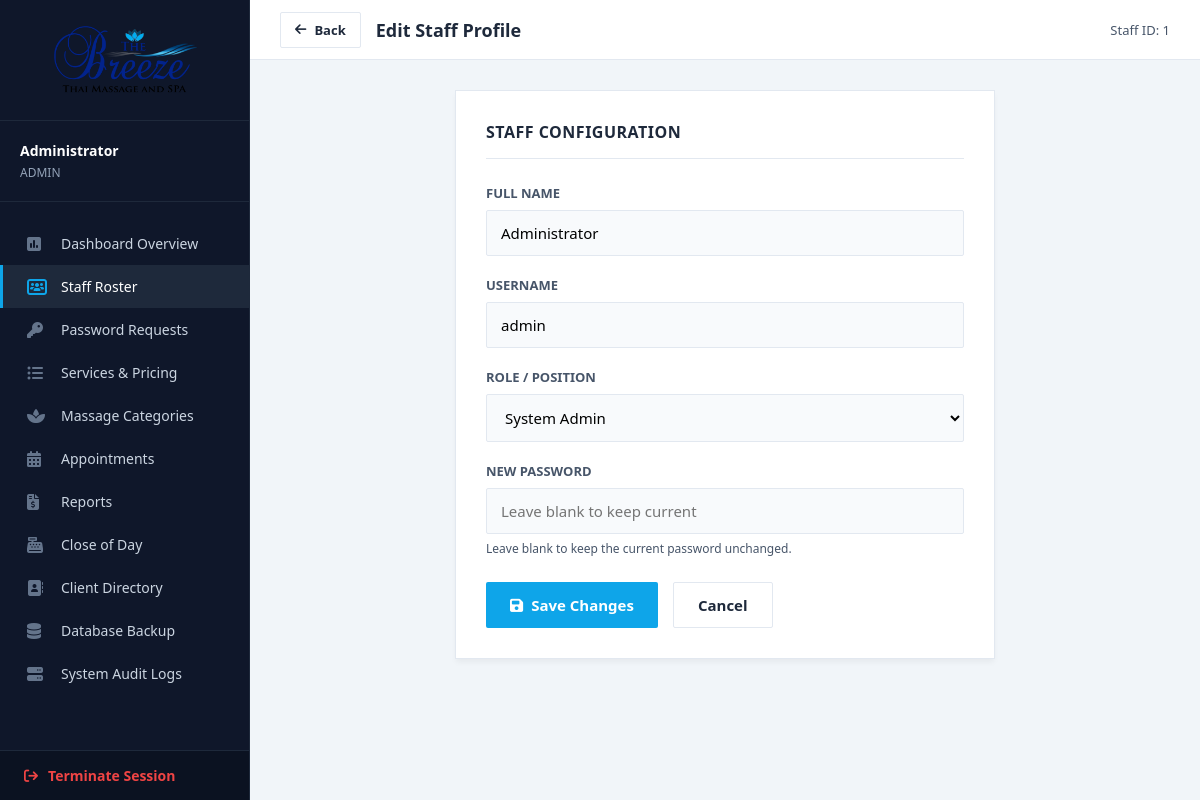
The app's page /admin/edit_staff.php?id=1 (signed in) with its own data.
### tables this page shows
CREATE TABLE IF NOT EXISTS `staff` (
  `id` int(11) NOT NULL AUTO_INCREMENT,
  `name` varchar(100) DEFAULT NULL,
  `username` varchar(50) DEFAULT NULL,
  `password` varchar(255) DEFAULT NULL,
  `role` varchar(20) DEFAULT NULL,
  PRIMARY KEY (`id`),
  UNIQUE KEY `username` (`username`)
);

### admin/edit_staff.php (the view, shortened to what this page needs)
<?php
include '../db.php';
$user_role = $_SESSION['user']['role'];
$floor_roles = ['reception', 'massage', 'barbering', 'facials', 'nails', 'salon'];
$management_roles = ['admin', 'supervisor'];
$staff_id = (int)$_GET['id'];
$stmt = $conn->prepare("SELECT * FROM staff WHERE id = ?");
$stmt->bind_param("i", $staff_id);
$stmt->execute();
$result = $stmt->get_result();
$staff = $result->fetch_assoc();
$is_self = $staff_id === (int)($_SESSION['user']['id'] ?? 0);
$assignable_roles = $user_role === 'admin'
    ? array_merge($floor_roles, $management_roles)
    : ($is_self ? [$staff['role']] : $floor_roles);
$role_options = [
    'admin' => 'System Admin',
    'supervisor' => 'Supervisor',
    'reception' => 'Frontdesk Officer',
    'massage' => 'Massage Therapist',
    'barbering' => 'Barbering Staff',
    'facials' => 'Facial Staff',
    'nails' => 'Nails Tech',
    'salon' => 'Salon Staff',
];
?>
<!DOCTYPE html>
<html lang="en">
<head>
  <link rel="stylesheet" href="https://cdnjs.cloudflare.com/ajax/libs/font-awesome/6.4.0/css/all.min.css"/>
</head>
<body>
  <aside class="sidebar" id="sidebar">
        <div class="sidebar-header">
            <img src="../assets/images/The-Breeze-1.png" alt="The Breeze Spa Logo" class="sidebar-logo">
        </div>
        <div class="user-profile">
            <h4><?= htmlspecialchars($_SESSION['user']['name']) ?></h4>
            <p><?= htmlspecialchars($user_role) ?></p>
        </div>
        <nav class="sidebar-menu">
            <a href="dashboard.php" class="menu-item"><i class="fas fa-square-poll-vertical"></i> Dashboard Overview</a>
            <a href="staff_management.php" class="menu-item active"><i class="fas fa-users-rectangle"></i> Staff Roster</a>
            <a href="password_requests.php" class="menu-item"><i class="fas fa-key"></i> Password Requests</a>
            <a href="services_management.php" class="menu-item"><i class="fas fa-list-ul"></i> Services & Pricing</a>
            <?php if ($user_role === 'admin' || $user_role === 'supervisor'): ?>
            <a href="massage_management.php" class="menu-item"><i class="fas fa-spa"></i> Massage Categories</a>
            <?php endif; ?>
            <a href="appointments.php" class="menu-item"><i class="fas fa-calendar-days"></i> Appointments</a>
            <a href="reports.php" class="menu-item"><i class="fas fa-file-invoice-dollar"></i> Reports</a>
            <a href="till.php" class="menu-item"><i class="fas fa-cash-register"></i> Close of Day</a>
            <a href="clients.php" class="menu-item"><i class="fas fa-address-book"></i> Client Directory</a>
            <?php if ($user_role === 'admin'): ?>
            <a href="backup.php" class="menu-item"><i class="fas fa-database"></i> Database Backup</a>
            <a href="audit_logs.php" class="menu-item"><i class="fas fa-server"></i> System Audit Logs</a>
            <?php endif; ?>
        </nav>
        <a href="../logout.php" class="logout-btn"><i class="fas fa-arrow-right-from-bracket"></i> Terminate Session</a>
    </aside>
  <main class="main-content">
    <header class="topbar">
        <h2>
            <a href="staff_management.php" class="btn btn-outline btn-sm"><i class="fas fa-arrow-left"></i> Back</a>
            Edit Staff Profile
        </h2>
        <div class="meta">Staff ID: <?= htmlspecialchars($staff['id']) ?></div>
    </header>
    <div class="content-wrapper">
      <div class="flat-card">
        <div class="flat-card-header"><h3>Staff Configuration</h3></div>
        <form method="post">
            <div class="form-group">
                <label>Full Name</label>
                <input type="text" name="name" id="name" class="form-control" value="<?= htmlspecialchars($staff['name']) ?>" required>
            </div>
            <div class="form-group">
                <label>Username</label>
                <input type="text" name="username" id="username" class="form-control" value="<?= htmlspecialchars($staff['username']) ?>" required>
            </div>
            <div class="form-group">
                <label>Role / Position</label>
                <select name="role" id="role" class="form-control" required>
                    <?php foreach ($role_options as $value => $label): ?>
                        <?php if (in_array($value, $assignable_roles, true)): ?>
                        <option value="<?= htmlspecialchars($value) ?>" <?= $staff['role'] === $value ? 'selected' : '' ?>><?= htmlspecialchars($label) ?></option>
                        <?php endif; ?>
                    <?php endforeach; ?>
                </select>
            </div>
            <div class="form-group">
                <label>New Password</label>
                <input type="password" name="password" id="password" class="form-control" placeholder="Leave blank to keep current">
                <span class="form-hint">Leave blank to keep the current password unchanged.</span>
            </div>
            <div class="action-group">
                <button type="submit" class="btn btn-primary"><i class="fas fa-save"></i> Save Changes</button>
                <a href="staff_management.php" class="btn btn-outline">Cancel</a>
            </div>
        </form>
      </div>
    </div>
  </main>
</body>
</html>

### admin/edit_staff.php (style rules this page uses)
:root { --brand-blue: #0ea5e9; --brand-dark: #0f172a; --bg-body: #f1f5f9; --bg-card: #ffffff; --text-main: #1e293b; --text-muted: #475569; --border-color: #e2e8f0; --sidebar-width: 250px; --topbar-height: 60px; --danger-color: #dc2626; --success-color: #10b981; }
* { margin: 0; padding: 0; box-sizing: border-box; font-family: 'Segoe UI', Tahoma, Geneva, Verdana, sans-serif; }
body { background-color: var(--bg-body); color: var(--text-main); display: flex; min-height: 100vh; overflow-x: hidden; }
.sidebar { width: var(--sidebar-width); background-color: var(--brand-dark); color: #ffffff; position: fixed; height: 100vh; left: 0; top: 0; display: flex; flex-direction: column; z-index: 100; border-right: 1px solid #1e293b; }
.sidebar-header { padding: 20px; border-bottom: 1px solid #1e293b; display: flex; align-items: center; justify-content: center; }
.sidebar-logo { width: 90%; max-height: 80px; object-fit: contain; }
.user-profile { padding: 20px; border-bottom: 1px solid #1e293b; font-size: 14px; }
.user-profile h4 { color: #ffffff; font-weight: 600; margin-bottom: 4px; }
.user-profile p { color: #94a3b8; font-size: 12px; text-transform: uppercase; }
.sidebar-menu { padding: 20px 0; flex: 1; }
.menu-item { display: flex; align-items: center; padding: 12px 24px; color: #cbd5e1; text-decoration: none; font-size: 14px; font-weight: 500; border-left: 3px solid transparent; transition: all 0.2s; }
.menu-item i { width: 24px; font-size: 16px; margin-right: 10px; color: #64748b; }
.menu-item:hover, .menu-item.active { background-color: #1e293b; color: #ffffff; border-left-color: var(--brand-blue); }
.menu-item:hover i, .menu-item.active i { color: var(--brand-blue); }
.logout-btn { display: flex; align-items: center; padding: 15px 24px; color: #ef4444; text-decoration: none; font-size: 14px; font-weight: 600; border-top: 1px solid #1e293b; background-color: #0b1221; }
.logout-btn i { margin-right: 10px; }
.main-content { flex: 1; margin-left: var(--sidebar-width); display: flex; flex-direction: column; min-height: 100vh; }
.topbar { height: var(--topbar-height); background-color: var(--bg-card); border-bottom: 1px solid var(--border-color); display: flex; align-items: center; justify-content: space-between; padding: 0 30px; position: sticky; top: 0; z-index: 90; }
.topbar h2 { font-size: 18px; font-weight: 600; color: var(--text-main); display: flex; align-items: center; gap: 15px; }
.topbar .meta { font-size: 13px; color: var(--text-muted); font-weight: 500; }
.content-wrapper { padding: 30px; flex: 1; max-width: 600px; margin: 0 auto; width: 100%; }
.flat-card { background: var(--bg-card); border: 1px solid var(--border-color); padding: 30px; margin-bottom: 30px; border-radius: 0; box-shadow: 0 4px 6px -1px rgba(0, 0, 0, 0.05); }
.flat-card-header { border-bottom: 1px solid var(--border-color); padding-bottom: 15px; margin-bottom: 25px; }
.flat-card-header h3 { font-size: 16px; font-weight: 600; color: var(--text-main); text-transform: uppercase; letter-spacing: 0.5px; }
.form-group { display: flex; flex-direction: column; margin-bottom: 20px; }
.form-group label { font-size: 13px; font-weight: 600; color: var(--text-muted); margin-bottom: 8px; text-transform: uppercase; }
.form-control { padding: 12px 14px; border: 1px solid var(--border-color); border-radius: 2px; font-size: 15px; background: #f8fafc; outline: none; transition: border-color 0.2s; width: 100%; }
.form-hint { font-size: 12px; color: var(--text-muted); margin-top: 6px; }
.btn { padding: 12px 24px; font-size: 15px; font-weight: 600; border: none; border-radius: 2px; cursor: pointer; display: inline-flex; align-items: center; justify-content: center; gap: 8px; text-decoration: none; transition: background-color 0.2s; }
.btn-primary { background: var(--brand-blue); color: #fff; }
.btn-outline { background: transparent; border: 1px solid var(--border-color); color: var(--text-main); }
.btn-sm { padding: 8px 14px; font-size: 13px; }
.action-group { display: flex; gap: 15px; margin-top: 25px; }

### records on screen
staff: id "1", name "Administrator", username "admin", role "System Admin"

### other values on screen
$_SESSION['user']['name'] "Administrator"
$user_role "ADMIN"
